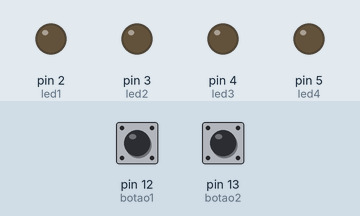
Simulated run of this sketch. Board: Arduino Uno, built with avr-gcc and run on an emulated ATmega328P. Shown: output pins drawn as LEDs (lit = HIGH). Inputs (shaded band) come from the test bench; at power-on: pin 12 (botao1) HIGH, pin 13 (botao2) HIGH.

Above: at 1.2 s.
1.3 s: pin 12 (botao1) pulled LOW for 0.15 s
At 1.6 s:
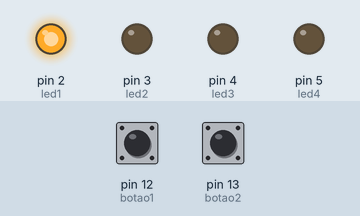
4.4 s: pin 13 (botao2) pulled LOW for 0.15 s
At 5.1 s:
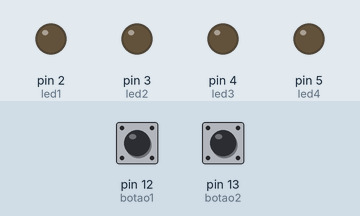
6.0 s: pin 12 (botao1) pulled LOW for 1 s
At 9.8 s:
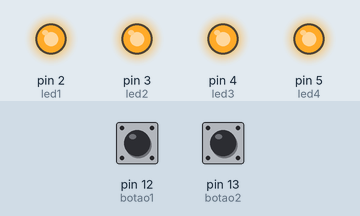
Timing chart, 0 to 11.3 s (numbered marks = the images above; inputs shaded):
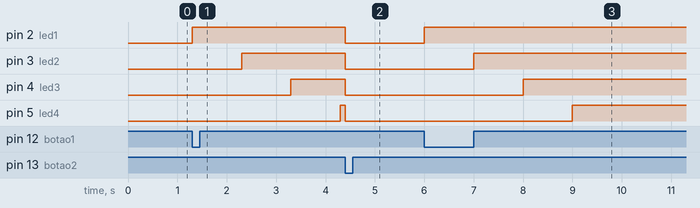

Measured:
- after the input at 1.3 s, pin 2 (led1): LOW → HIGH at once; pin 3 (led2): LOW → HIGH after 1.0 s; pin 4 (led3): LOW → HIGH after 2.0 s; pin 5 (led4): LOW → HIGH after 3.0 s
- after the input at 4.4 s, pin 2 (led1), pin 3 (led2), pin 4 (led3), pin 5 (led4): HIGH → LOW at once
- after the input at 6.0 s, pin 2 (led1): LOW → HIGH at once; pin 3 (led2): LOW → HIGH after 1.0 s; pin 4 (led3): LOW → HIGH after 2.0 s; pin 5 (led4): LOW → HIGH after 3.0 s

The sketch:

Ex11.ino
```cpp
const int led1 = 2;
const int led2 = 3;
const int led3 = 4;
const int led4 = 5;
const int botao1 = 12;
const int botao2 = 13;


unsigned long anteriorMillis = 0;
const long intervalo = 1000;
int ledligado = 0;              // Guarda qual o próximo LED que deve acender (de 0 a 4)
bool acontecendo = false;      // Diz se a sequência está rodando ou se está parada

void setup() {
  pinMode(led1, OUTPUT);
  pinMode(led2, OUTPUT);
  pinMode(led3, OUTPUT);
  pinMode(led4, OUTPUT);

  pinMode(botao1, INPUT_PULLUP);
  pinMode(botao2, INPUT_PULLUP);
}

void loop() {
  unsigned long atualMillis = millis();


  if (digitalRead(botao1) == LOW && !acontecendo && ledligado == 0) { // Se apertar o botão, não estiver rodando e estiver no início
    acontecendo = true;           // Sequência começou
    anteriorMillis = atualMillis; // Salva o tempo exato em que a sequência deu o primeiro passo
    ledligado = 1;                 // Próximo passo é o número 1
    digitalWrite(led1, HIGH);
  }


  if (digitalRead(botao2) == LOW) {
    digitalWrite(led1, LOW);
    digitalWrite(led2, LOW);
    digitalWrite(led3, LOW);
    digitalWrite(led4, LOW);
    acontecendo = false;          // A sequência não está mais rodando
    ledligado = 0;                 // Reseta a contagem para começar do zero na próxima vez
  }


  if (acontecendo) { // Se a sequência estiver ativa
    if (atualMillis - anteriorMillis >= intervalo) {
      anteriorMillis = atualMillis; //

      ledligado++;

      if (ledligado == 2) {
        digitalWrite(led2, HIGH);
      }

      if (ledligado == 3) {
        digitalWrite(led3, HIGH);
      }
      if (ledligado == 4) {
        digitalWrite(led4, HIGH);
        acontecendo = false;
      }
    }
  }
}
```
